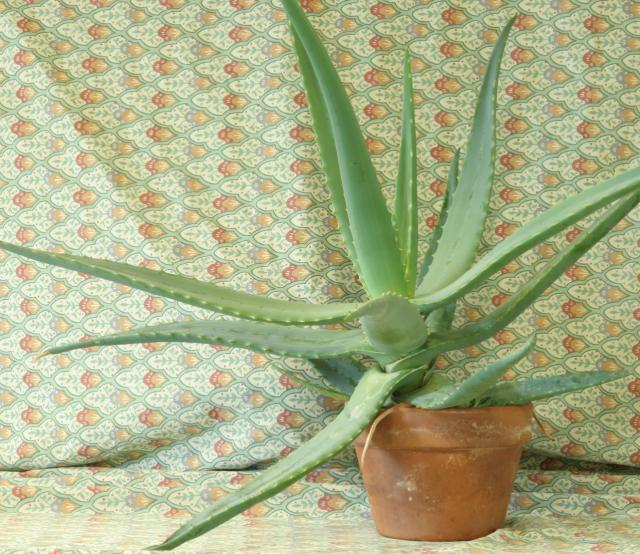
#> input picture src/resources/images/aloeL.jpg, 640 x 554 px, given in place of the camera
$ python cameo.py   (older library calls are emulated)
#> lines starting #> are read from the running program, lines starting #| are printed output that depends on the picture
### src/python/cameo/utils.py
import cv2
import numpy
import scipy.interpolate

import cv2
import numpy
import scipy.interpolate


def createLookupArray(func, length=256):
    """Return a lookup for whole-number inputs to a function.

    The lookup values are clamped to [0, length - 1].

    """
#> called with length = 256
    if func is None:
        return None
    lookupArray = numpy.empty(length)
    i = 0
    while i < length:
        func_i = func(i)
        lookupArray[i] = min(max(0, func_i), length - 1)
        i += 1
    return lookupArray


def applyLookupArray(lookupArray, src, dst):
    """Map a source to a destination using a lookup."""
    if lookupArray is None:
        return
    dst[:] = lookupArray[src]


def createCurveFunc(points):
    """Return a function derived from control points."""
    if points is None:
        return None
    numPoints = len(points)
    if numPoints < 2:
        return None
    xs, ys = zip(*points)
    if numPoints < 3:
        kind = 'linear'
    elif numPoints < 4:
        kind = 'quadratic'
    else:
        kind = 'cubic'
    return scipy.interpolate.interp1d(xs, ys, kind,
                                      bounds_error=False)


def createCompositeFunc(func0, func1):
    """Return a composite of two functions."""
    if func0 is None:
        return func1
    if func1 is None:
        return func0
    return lambda x: func0(func1(x))

### src/python/cameo/managers.py
import cv2
import numpy
import time


class CaptureManager(object):
    def __init__(self, capture, previewWindowManger=None, shouldMirrorPreview=False):
        self.previewWindowManager = previewWindowManger
        self.shouldMirrorPreview = shouldMirrorPreview

        self._capture = capture
        self._channel = 0
        self._enteredFrame = False
        self._frame = None
        self._imageFilename = None
        self._videoFilename = None
        self._videoEncoding = None
        self._videoWriter = None

        self._startTime = None
        self._framesElapsed = 0
        self._fpsEstimate = None

    @property
    def channel(self):
        return self._channel

    # [5 lines left out: function channel, not called in this run]

    @property
    def frame(self):
        if self._enteredFrame and self._frame is None:
            _, self._frame = self._capture.retrieve(self._frame, self._channel)
        return self._frame

    # [4 lines left out: function frame, not called in this run]

    @property
    def isWritingImage(self):
        return self._imageFilename is not None

    @property
    def isWritingVideo(self):
        return self._videoFilename is not None

    def enterFrame(self):
        """Capture the next frame, if any."""

        # But first, check that any previous frame was exited.
        assert not self._enteredFrame, 'previous enterFrame() had no matching exitFrame()'

        if self._capture is not None:
            self._enteredFrame = self._capture.grab()

    def exitFrame(self):
        """Draw to the window. Write to files. Release the frame."""

        # Check whether any grabbed frame is retrievable.
        # The getter may retrieve and cache the frame.
        if self.frame is None:
            self._enteredFrame = False
            return

        # Update the FPS estimate and related variables.
        if self._framesElapsed == 0:
            self._startTime = time.time()
        else:
            timeElapsed = time.time() - self._startTime
            self._fpsEstimate = self._framesElapsed / timeElapsed
        self._framesElapsed += 1

        # Draw to the window, if any.
        if self.previewWindowManager is not None:
            if self.shouldMirrorPreview:
                # 镜像翻转，从坐到右
                mirroredFrame = numpy.fliplr(self._frame)
                self.previewWindowManager.show(mirroredFrame)
            else:
                self.previewWindowManager.show(self._frame)

        # Write to the image file, if any.
        if self.isWritingImage:
            cv2.imwrite(self._imageFilename, self._frame)
            self._imageFilename = None

        # Write to the video file, if any.
        self._writeVideoFrame()

        # Release the frame.
        self._frame = None
        self._enteredFrame = False

    def writeImage(self, filename):
        """Write the next exited frame to an image file"""
        self._imageFilename = filename

    # [10 lines left out: functions startWritingVideo, stopWritingVideo, not called in this run]

    def _writeVideoFrame(self):

        if not self.isWritingVideo:
            return

        if self._videoWriter is None:
            fps = self._capture.get(cv2.CAP_PROP_FPS)
            if fps <= 0.0:
                # The capture's FPS is unknown so use an estimate.
                if self._framesElapsed < 20:
                    # Wait until more frames elapse so that the
                    # estimate is more stable.
                    return
                else:
                    fps = self._fpsEstimate
            size = (int(self._capture.get(cv2.CAP_PROP_FRAME_WIDTH)), int(self._capture.get(cv2.CAP_PROP_FRAME_HEIGHT)))
            self._videoWriter = cv2.VideoWriter(self._videoFilename, self._videoEncoding, fps, size)

        self._videoWriter.write(self._frame)


class WindowManager(object):

    def __init__(self, windowName, KeypressCallback=None):
        self.keypressCallback = KeypressCallback

        self._windowName = windowName
        self._isWindowCreated = False

    @property
    def isWindowCreated(self):
        return self._isWindowCreated

    def createWindow(self):
        cv2.namedWindow(self._windowName)
        self._isWindowCreated = True

    def show(self, frame):
        cv2.imshow(self._windowName, frame)

    def destroyWindow(self):
        cv2.destroyWindow(self._windowName)
        self._isWindowCreated = False

    def processEvents(self):
        keycode = cv2.waitKey(1)
        if self.keypressCallback is not None and keycode != -1:
            self.keypressCallback(keycode)

### src/python/cameo/filters.py
import cv2
import numpy
import utils


# [85 lines left out: functions recolorRC, recolorRGV, recolorCMV, blend, not called in this run]


def strokeEdges(src, dst, blurksize=7, edgeKsize=5):
    if blurksize >= 3:
        blurredSrc = cv2.medianBlur(src, blurksize)
        graySrc = cv2.cvtColor(blurredSrc, cv2.COLOR_BGR2GRAY)
    else:
        graySrc = cv2.cvtColor(src, cv2.COLOR_BGR2GRAY)
    cv2.Laplacian(graySrc, cv2.CV_8U, graySrc, ksize=edgeKsize)
    normalizedInverseAlpha = (1.0 / 255) * (255 - graySrc)
    channels = cv2.split(src)
    for channel in channels:
        channel[:] = channel * normalizedInverseAlpha
    cv2.merge(channels, dst)


class VFuncFilter(object):
    """A filter that applies a function to V (or all of BGR)."""

    def __init__(self, vFunc=None, dtype=numpy.uint8):
        length = numpy.iinfo(dtype).max + 1
        self._vLookupArray = utils.createLookupArray(vFunc, length)

    # [6 lines left out: function apply, not called in this run]


class VCurveFilter(VFuncFilter):
    """A filter that applies a curve to V (or all of BGR)."""

    def __init__(self, vPoints, dtype=numpy.uint8):
        VFuncFilter.__init__(self, utils.createCurveFunc(vPoints),
                             dtype)


class BGRFuncFilter(object):
    """A filter that applies different functions to each of BGR."""

    def __init__(self, vFunc=None, bFunc=None, gFunc=None,
                 rFunc=None, dtype=numpy.uint8):
        length = numpy.iinfo(dtype).max + 1
        self._bLookupArray = utils.createLookupArray(
            utils.createCompositeFunc(bFunc, vFunc), length)
        self._gLookupArray = utils.createLookupArray(
            utils.createCompositeFunc(gFunc, vFunc), length)
        self._rLookupArray = utils.createLookupArray(
            utils.createCompositeFunc(rFunc, vFunc), length)

    def apply(self, src, dst):
        """Apply the filter with a BGR source/destination."""
        b, g, r = cv2.split(src)
        utils.applyLookupArray(self._bLookupArray, b, b)
        utils.applyLookupArray(self._gLookupArray, g, g)
        utils.applyLookupArray(self._rLookupArray, r, r)
        cv2.merge([b, g, r], dst)


class BGRCurveFilter(BGRFuncFilter):
    """A filter that applies different curves to each of BGR."""

    def __init__(self, vPoints=None, bPoints=None,
                 gPoints=None, rPoints=None, dtype=numpy.uint8):
        BGRFuncFilter.__init__(self,
                               utils.createCurveFunc(vPoints),
                               utils.createCurveFunc(bPoints),
                               utils.createCurveFunc(gPoints),
                               utils.createCurveFunc(rPoints), dtype)


class BGRCrossProcessCurveFilter(BGRCurveFilter):
    """A filter that applies cross-process-like curves to BGR."""

    # [7 lines left out: function __init__, not called in this run]


class BGRPortraCurveFilter(BGRCurveFilter):
    """A filter that applies Portra-like curves to BGR."""

    def __init__(self, dtype=numpy.uint8):
        BGRCurveFilter.__init__(
            self,
            vPoints=[(0, 0), (23, 20), (157, 173), (255, 255)],
            bPoints=[(0, 0), (41, 46), (231, 228), (255, 255)],
            gPoints=[(0, 0), (52, 47), (189, 196), (255, 255)],
            rPoints=[(0, 0), (69, 69), (213, 218), (255, 255)],
            dtype=dtype)


class BGRProviaCurveFilter(BGRCurveFilter):
    """A filter that applies Provia-like curves to BGR."""

    # [7 lines left out: function __init__, not called in this run]


class BGRVelviaCurveFilter(BGRCurveFilter):
    """A filter that applies Velvia-like curves to BGR."""

    # [8 lines left out: function __init__, not called in this run]


class VConvolutionFilter(object):
    """A filter that applies a convolution to V (or all of BGR)."""

    def __init__(self, kernel):
        self._kernel = kernel

    def apply(self, src, dst):
        """Apply the filter with a BGR or gray source/destination."""
        cv2.filter2D(src, -1, self._kernel, dst)


class BlurFilter(VConvolutionFilter):
    """A blur filter with a 2-pixel radius."""

    # [7 lines left out: function __init__, not called in this run]


class SharpenFilter(VConvolutionFilter):
    """A sharpen filter with a 1-pixel radius."""

    # [5 lines left out: function __init__, not called in this run]


class FindEdgesFilter(VConvolutionFilter):
    """An edge-finding filter with a 1-pixel radius."""

    # [5 lines left out: function __init__, not called in this run]


class EmbossFilter(VConvolutionFilter):
    """An emboss filter with a 1-pixel radius."""

    # [5 lines left out: function __init__, not called in this run]

### src/python/cameo/cameo.py
import cv2
from managers import WindowManager, CaptureManager
import filters


class Cameo(object):

    def __init__(self):
        self._windowManager = WindowManager('Cameo', self.onKeypress)
        self._captureManager = CaptureManager(cv2.VideoCapture(0, cv2.CAP_DSHOW), self._windowManager, True)
        self._curveFilter = filters.BGRPortraCurveFilter()

    def run(self):
        """Run the main loop."""
        self._windowManager.createWindow()
        while self._windowManager.isWindowCreated:
            self._captureManager.enterFrame()
            frame = self._captureManager.frame

            if frame is not None:
                filters.strokeEdges(frame, frame)
                self._curveFilter.apply(frame, frame)

            self._captureManager.exitFrame()
            self._windowManager.processEvents()
#> this loop made 1 pass; (key Esc is pressed on pass 1)
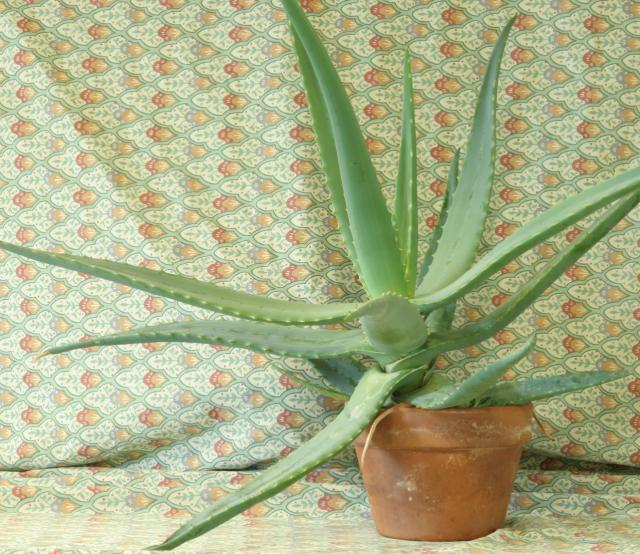
#> input picture src/resources/images/aloeL.jpg, 640 x 554 px, given in place of the camera
#> pass 1, in strokeEdges, `blurredSrc = cv2.medianBlur(src, blurksize)`:
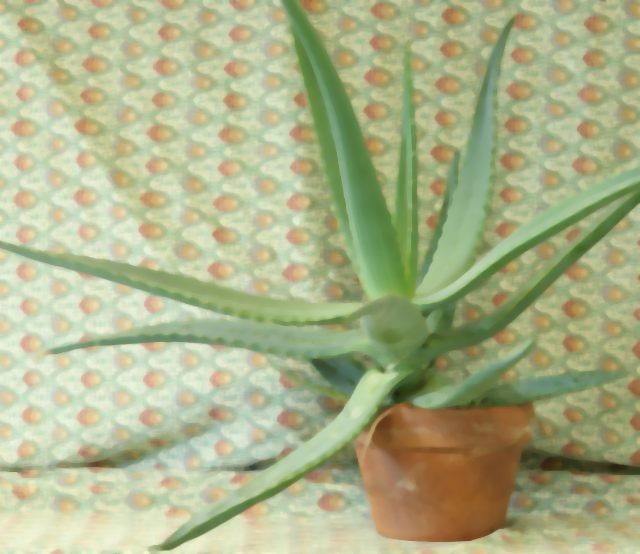
#> blurredSrc: shape (554, 640, 3); mean B, G, R 136.6, 177.1, 170.9
#> pass 1, in strokeEdges, `graySrc = cv2.cvtColor(blurredSrc, cv2.COLOR_BGR2GRAY)`:
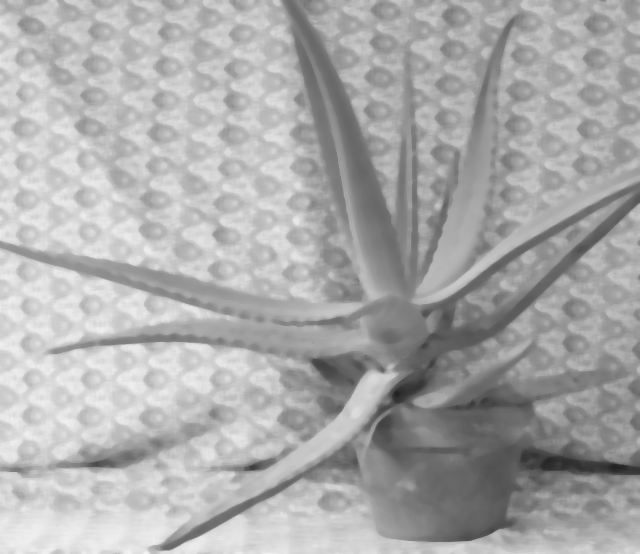
#> graySrc: shape (554, 640); min 34, max 242, mean 170.6
#> pass 1, in strokeEdges, `normalizedInverseAlpha = (1.0 / 255) * (255 - graySrc)`:
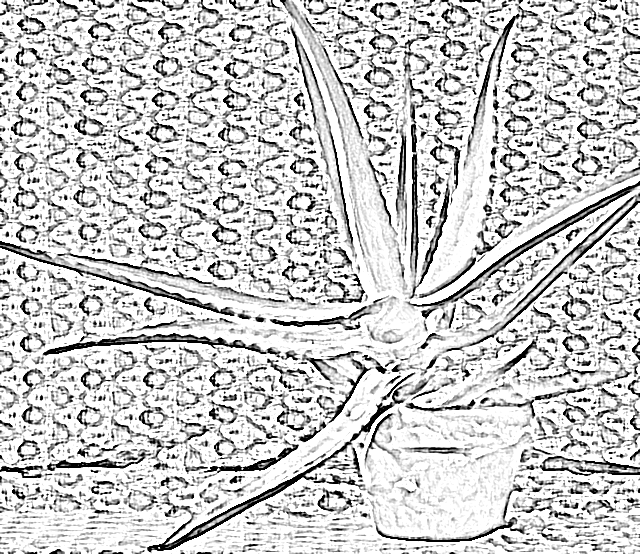
#> normalizedInverseAlpha: shape (554, 640) float64; min 0, max 1, mean 0.787
#> pass 1, in apply, `b, g, r = cv2.split(src)`:
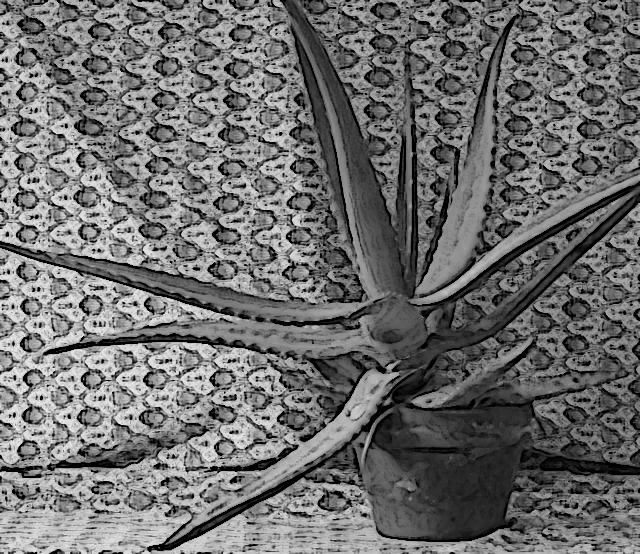
#> b: shape (554, 640); min 0, max 244, mean 110
#> after the loop:
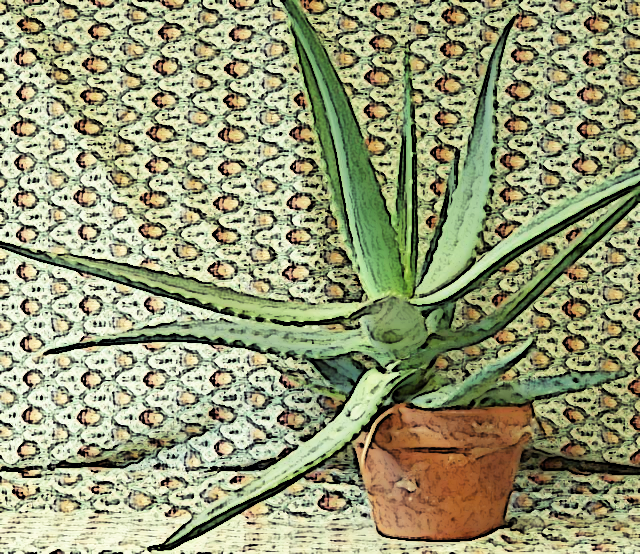
#> frame: shape (554, 640, 3); mean B, G, R 117.9, 154.4, 150.5

    def onKeypress(self, keycode):
        """Handle a keypress.
        space  -> Take a screenshot.
        tab    -> Start/stop recording a screencast.
        escape -> Quit.
        """
        if keycode == 32:
            self._captureManager.writeImage('./screenshot.png')

        elif keycode == 9:
            if not self._captureManager.isWritingVideo:
                self._captureManager.startWritingVideo('./screencast.avi')
            else:
                self._captureManager.stopWritingVideo()
        elif keycode == 27:
            self._windowManager.destroyWindow()


if __name__ == "__main__":
    Cameo().run()

$ run again, on src/resources/images/aloeR.jpg
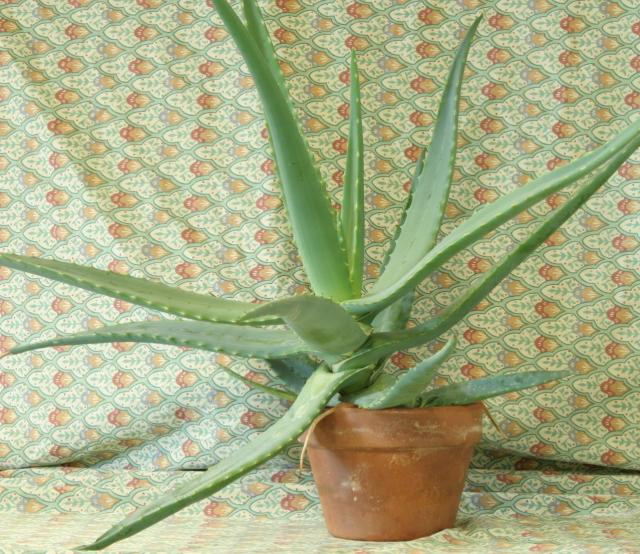
#> input picture src/resources/images/aloeR.jpg, 640 x 554 px, given in place of the camera
#> the loop in run, `while self._windowManager.isWindowCreated:` made 1 pass; (key Esc is pressed on pass 1)
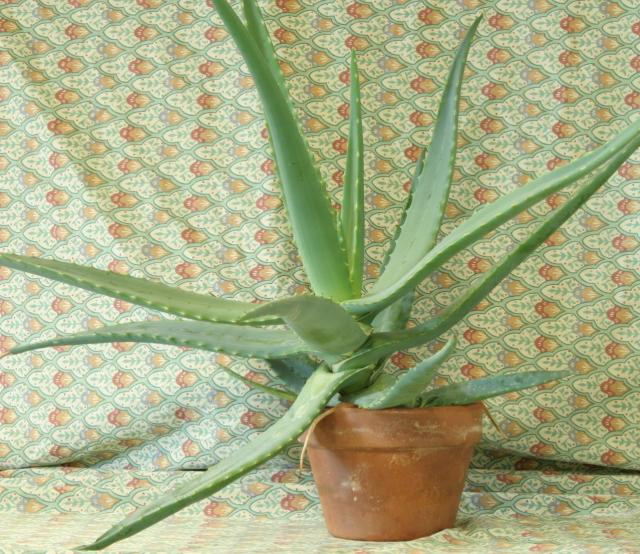
#> input picture src/resources/images/aloeR.jpg, 640 x 554 px, given in place of the camera
#> pass 1, in apply, `b, g, r = cv2.split(src)`:
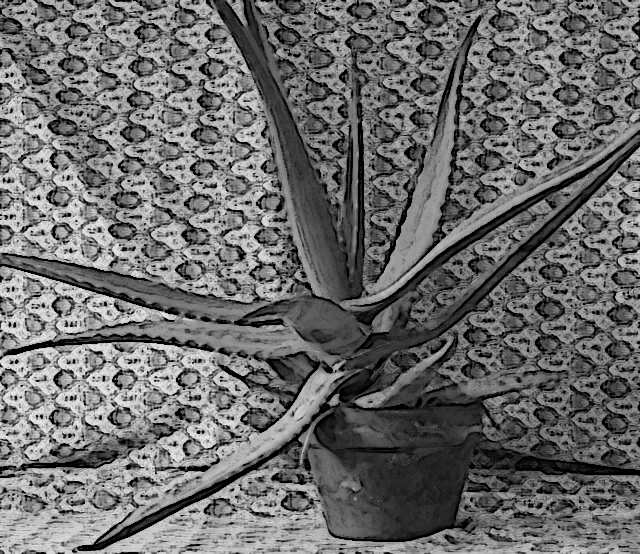
#> b: shape (554, 640); min 0, max 244, mean 107.7
#> after the loop in run, `while self._windowManager.isWindowCreated:`:
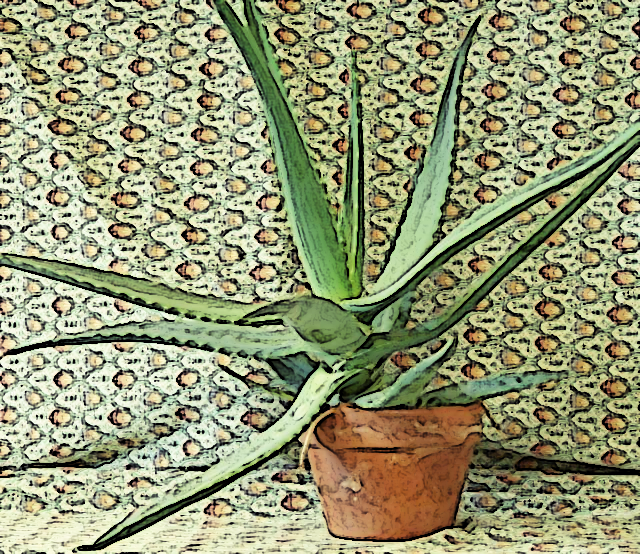
#> frame: shape (554, 640, 3); mean B, G, R 115.6, 151.6, 147.7
